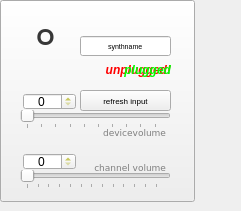
  <widget class="QFrame" name="frame_209">
   <property name="geometry">
    <rect>
     <x>1060</x>
     <y>390</y>
     <width>241</width>
     <height>211</height>
    </rect>
   </property>
   <property name="palette">
    <palette>
     <active>
      <colorrole role="WindowText">
       <brush brushstyle="SolidPattern">
        <color alpha="255">
         <red>170</red>
         <green>170</green>
         <blue>0</blue>
        </color>
       </brush>
      </colorrole>
     </active>
     <inactive>
      <colorrole role="WindowText">
       <brush brushstyle="SolidPattern">
        <color alpha="255">
         <red>170</red>
         <green>170</green>
         <blue>0</blue>
        </color>
       </brush>
      </colorrole>
     </inactive>
     <disabled>
      <colorrole role="WindowText">
       <brush brushstyle="SolidPattern">
        <color alpha="255">
         <red>127</red>
         <green>127</green>
         <blue>127</blue>
        </color>
       </brush>
      </colorrole>
     </disabled>
    </palette>
   </property>
   <widget class="QLabel" name="label_plugged">
    <property name="geometry">
     <rect>
      <x>20</x>
      <y>20</y>
      <width>51</width>
      <height>51</height>
     </rect>
    </property>
    <property name="palette">
     <palette>
      <active>
       <colorrole role="WindowText">
        <brush brushstyle="SolidPattern">
         <color alpha="255">
          <red>55</red>
          <green>55</green>
          <blue>55</blue>
         </color>
        </brush>
       </colorrole>
      </active>
      <inactive>
       <colorrole role="WindowText">
        <brush brushstyle="SolidPattern">
         <color alpha="255">
          <red>55</red>
          <green>55</green>
          <blue>55</blue>
         </color>
        </brush>
       </colorrole>
      </inactive>
      <disabled>
       <colorrole role="WindowText">
        <brush brushstyle="SolidPattern">
         <color alpha="255">
          <red>127</red>
          <green>127</green>
          <blue>127</blue>
         </color>
        </brush>
       </colorrole>
      </disabled>
     </palette>
    </property>
    <property name="font">
     <font>
      <family>Webdings</family>
      <pointsize>38</pointsize>
      <weight>50</weight>
      <bold>false</bold>
     </font>
    </property>
    <property name="toolTip">
     <string>offset to the tracktuning</string>
    </property>
    <property name="text">
     <string>°</string>
    </property>
    <property name="alignment">
     <set>Qt::AlignCenter</set>
    </property>
   </widget>
   <widget class="QPushButton" name="pB_setDevice">
    <property name="geometry">
     <rect>
      <x>0</x>
      <y>0</y>
      <width>195</width>
      <height>202</height>
     </rect>
    </property>
    <property name="toolTip">
     <string>USERACTIV ::: press the big backgroundbutton to set the synth settings</string>
    </property>
    <property name="checkable">
     <bool>false</bool>
    </property>
   </widget>
   <widget class="QSlider" name="hS_channelVolume">
    <property name="enabled">
     <bool>false</bool>
    </property>
    <property name="geometry">
     <rect>
      <x>20</x>
      <y>170</y>
      <width>151</width>
      <height>19</height>
     </rect>
    </property>
    <property name="palette">
     <palette>
      <active>
       <colorrole role="Highlight">
        <brush brushstyle="SolidPattern">
         <color alpha="255">
          <red>255</red>
          <green>0</green>
          <blue>0</blue>
         </color>
        </brush>
       </colorrole>
      </active>
      <inactive>
       <colorrole role="Highlight">
        <brush brushstyle="SolidPattern">
         <color alpha="255">
          <red>255</red>
          <green>0</green>
          <blue>0</blue>
         </color>
        </brush>
       </colorrole>
      </inactive>
      <disabled>
       <colorrole role="Highlight">
        <brush brushstyle="SolidPattern">
         <color alpha="255">
          <red>255</red>
          <green>255</green>
          <blue>255</blue>
         </color>
        </brush>
       </colorrole>
      </disabled>
     </palette>
    </property>
    <property name="maximum">
     <number>127</number>
    </property>
    <property name="value">
     <number>0</number>
    </property>
    <property name="orientation">
     <enum>Qt::Horizontal</enum>
    </property>
    <property name="tickPosition">
     <enum>QSlider::TicksBelow</enum>
    </property>
   </widget>
   <widget class="QSlider" name="hS_deviceVolume">
    <property name="enabled">
     <bool>false</bool>
    </property>
    <property name="geometry">
     <rect>
      <x>20</x>
      <y>110</y>
      <width>151</width>
      <height>19</height>
     </rect>
    </property>
    <property name="palette">
     <palette>
      <active>
       <colorrole role="Highlight">
        <brush brushstyle="SolidPattern">
         <color alpha="255">
          <red>255</red>
          <green>170</green>
          <blue>0</blue>
         </color>
        </brush>
       </colorrole>
      </active>
      <inactive>
       <colorrole role="Highlight">
        <brush brushstyle="SolidPattern">
         <color alpha="255">
          <red>255</red>
          <green>170</green>
          <blue>0</blue>
         </color>
        </brush>
       </colorrole>
      </inactive>
      <disabled>
       <colorrole role="Highlight">
        <brush brushstyle="SolidPattern">
         <color alpha="255">
          <red>255</red>
          <green>255</green>
          <blue>255</blue>
         </color>
        </brush>
       </colorrole>
      </disabled>
     </palette>
    </property>
    <property name="maximum">
     <number>96</number>
    </property>
    <property name="value">
     <number>0</number>
    </property>
    <property name="orientation">
     <enum>Qt::Horizontal</enum>
    </property>
    <property name="tickPosition">
     <enum>QSlider::TicksBelow</enum>
    </property>
   </widget>
   <widget class="QLabel" name="label_207">
    <property name="enabled">
     <bool>false</bool>
    </property>
    <property name="geometry">
     <rect>
      <x>20</x>
      <y>160</y>
      <width>146</width>
      <height>16</height>
     </rect>
    </property>
    <property name="palette">
     <palette>
      <active>
       <colorrole role="WindowText">
        <brush brushstyle="SolidPattern">
         <color alpha="255">
          <red>55</red>
          <green>55</green>
          <blue>55</blue>
         </color>
        </brush>
       </colorrole>
      </active>
      <inactive>
       <colorrole role="WindowText">
        <brush brushstyle="SolidPattern">
         <color alpha="255">
          <red>55</red>
          <green>55</green>
          <blue>55</blue>
         </color>
        </brush>
       </colorrole>
      </inactive>
      <disabled>
       <colorrole role="WindowText">
        <brush brushstyle="SolidPattern">
         <color alpha="255">
          <red>127</red>
          <green>127</green>
          <blue>127</blue>
         </color>
        </brush>
       </colorrole>
      </disabled>
     </palette>
    </property>
    <property name="font">
     <font>
      <family>Verdana</family>
      <pointsize>7</pointsize>
      <weight>50</weight>
      <bold>false</bold>
     </font>
    </property>
    <property name="toolTip">
     <string>offset to the tracktuning</string>
    </property>
    <property name="text">
     <string>channel volume</string>
    </property>
    <property name="alignment">
     <set>Qt::AlignRight|Qt::AlignTrailing|Qt::AlignVCenter</set>
    </property>
   </widget>
   <widget class="QLabel" name="label_208">
    <property name="enabled">
     <bool>false</bool>
    </property>
    <property name="geometry">
     <rect>
      <x>20</x>
      <y>125</y>
      <width>146</width>
      <height>16</height>
     </rect>
    </property>
    <property name="palette">
     <palette>
      <active>
       <colorrole role="WindowText">
        <brush brushstyle="SolidPattern">
         <color alpha="255">
          <red>55</red>
          <green>55</green>
          <blue>55</blue>
         </color>
        </brush>
       </colorrole>
      </active>
      <inactive>
       <colorrole role="WindowText">
        <brush brushstyle="SolidPattern">
         <color alpha="255">
          <red>55</red>
          <green>55</green>
          <blue>55</blue>
         </color>
        </brush>
       </colorrole>
      </inactive>
      <disabled>
       <colorrole role="WindowText">
        <brush brushstyle="SolidPattern">
         <color alpha="255">
          <red>127</red>
          <green>127</green>
          <blue>127</blue>
         </color>
        </brush>
       </colorrole>
      </disabled>
     </palette>
    </property>
    <property name="font">
     <font>
      <family>Verdana</family>
      <pointsize>7</pointsize>
      <weight>50</weight>
      <bold>false</bold>
     </font>
    </property>
    <property name="toolTip">
     <string>offset to the tracktuning</string>
    </property>
    <property name="text">
     <string>devicevolume</string>
    </property>
    <property name="alignment">
     <set>Qt::AlignRight|Qt::AlignTrailing|Qt::AlignVCenter</set>
    </property>
   </widget>
   <widget class="QSpinBox" name="input_midiDevice">
    <property name="geometry">
     <rect>
      <x>23</x>
      <y>93</y>
      <width>53</width>
      <height>17</height>
     </rect>
    </property>
    <property name="alignment">
     <set>Qt::AlignCenter</set>
    </property>
   </widget>
   <widget class="QSpinBox" name="input_midiChannel">
    <property name="geometry">
     <rect>
      <x>23</x>
      <y>153</y>
      <width>53</width>
      <height>17</height>
     </rect>
    </property>
    <property name="alignment">
     <set>Qt::AlignCenter</set>
    </property>
    <property name="maximum">
     <number>16</number>
    </property>
   </widget>
   <widget class="QLineEdit" name="line_devicename">
    <property name="geometry">
     <rect>
      <x>80</x>
      <y>36</y>
      <width>91</width>
      <height>20</height>
     </rect>
    </property>
    <property name="font">
     <font>
      <pointsize>5</pointsize>
     </font>
    </property>
    <property name="text">
     <string>synthname</string>
    </property>
    <property name="alignment">
     <set>Qt::AlignCenter</set>
    </property>
   </widget>
   <widget class="QPushButton" name="pB_refreshMidiInputs">
    <property name="geometry">
     <rect>
      <x>80</x>
      <y>90</y>
      <width>91</width>
      <height>21</height>
     </rect>
    </property>
    <property name="font">
     <font>
      <pointsize>6</pointsize>
     </font>
    </property>
    <property name="text">
     <string>refresh input</string>
    </property>
   </widget>
   <widget class="QLabel" name="l_deviceUnplugget">
    <property name="geometry">
     <rect>
      <x>100</x>
      <y>60</y>
      <width>71</width>
      <height>20</height>
     </rect>
    </property>
    <property name="palette">
     <palette>
      <active>
       <colorrole role="WindowText">
        <brush brushstyle="SolidPattern">
         <color alpha="255">
          <red>255</red>
          <green>0</green>
          <blue>0</blue>
         </color>
        </brush>
       </colorrole>
      </active>
      <inactive>
       <colorrole role="WindowText">
        <brush brushstyle="SolidPattern">
         <color alpha="255">
          <red>255</red>
          <green>0</green>
          <blue>0</blue>
         </color>
        </brush>
       </colorrole>
      </inactive>
      <disabled>
       <colorrole role="WindowText">
        <brush brushstyle="SolidPattern">
         <color alpha="255">
          <red>255</red>
          <green>85</green>
          <blue>0</blue>
         </color>
        </brush>
       </colorrole>
      </disabled>
     </palette>
    </property>
    <property name="font">
     <font>
      <weight>75</weight>
      <italic>true</italic>
      <bold>true</bold>
     </font>
    </property>
    <property name="text">
     <string>unplugged!</string>
    </property>
    <property name="alignment">
     <set>Qt::AlignRight|Qt::AlignTrailing|Qt::AlignVCenter</set>
    </property>
   </widget>
   <widget class="QLabel" name="l_devicePlugget">
    <property name="geometry">
     <rect>
      <x>100</x>
      <y>60</y>
      <width>71</width>
      <height>20</height>
     </rect>
    </property>
    <property name="palette">
     <palette>
      <active>
       <colorrole role="WindowText">
        <brush brushstyle="SolidPattern">
         <color alpha="255">
          <red>0</red>
          <green>255</green>
          <blue>0</blue>
         </color>
        </brush>
       </colorrole>
      </active>
      <inactive>
       <colorrole role="WindowText">
        <brush brushstyle="SolidPattern">
         <color alpha="255">
          <red>0</red>
          <green>255</green>
          <blue>0</blue>
         </color>
        </brush>
       </colorrole>
      </inactive>
      <disabled>
       <colorrole role="WindowText">
        <brush brushstyle="SolidPattern">
         <color alpha="255">
          <red>255</red>
          <green>85</green>
          <blue>0</blue>
         </color>
        </brush>
       </colorrole>
      </disabled>
     </palette>
    </property>
    <property name="font">
     <font>
      <weight>75</weight>
      <italic>true</italic>
      <bold>true</bold>
     </font>
    </property>
    <property name="text">
     <string>plugged</string>
    </property>
    <property name="alignment">
     <set>Qt::AlignRight|Qt::AlignTrailing|Qt::AlignVCenter</set>
    </property>
   </widget>
   <zorder>pB_setDevice</zorder>
   <zorder>label_plugged</zorder>
   <zorder>hS_channelVolume</zorder>
   <zorder>hS_deviceVolume</zorder>
   <zorder>label_207</zorder>
   <zorder>label_208</zorder>
   <zorder>input_midiDevice</zorder>
   <zorder>input_midiChannel</zorder>
   <zorder>line_devicename</zorder>
   <zorder>pB_refreshMidiInputs</zorder>
   <zorder>l_deviceUnplugget</zorder>
   <zorder>l_devicePlugget</zorder>
  </widget>
